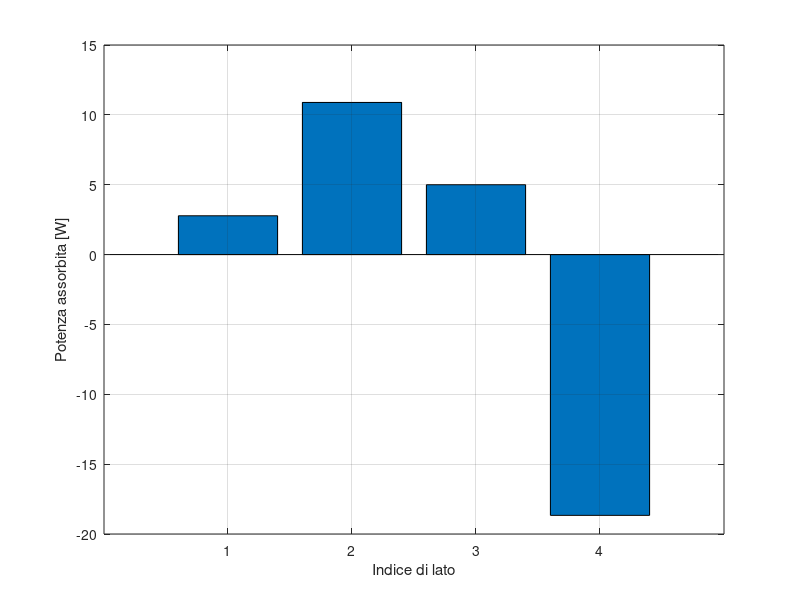
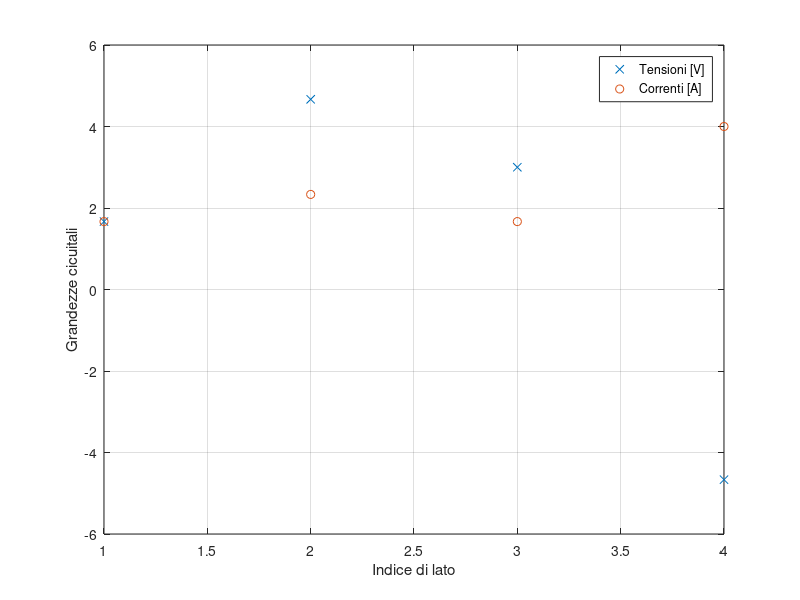

The MATLAB script that drew these images, in order:
% Laboratorio di circuiti elettrici
% Esercizio 1
% Fabio Villone 15/3/2018

R1=1;R2=2;E3=3;J4=4; % dati dei bipoli
n=3; elle=4; % parametri topologici

% matrice di incidenza ridotta
A=[...
    -1 0 1 0
    1 1 0 -1];

% matrice di incidenza maglia-lato
B=[...
    1 0 1 1
    0 1 0 1];

% caratteristica
M=[...
    -R1 0 0 0
    0 -R2 0 0
    0 0 0 0
    0 0 0 1
    ];

N=[...
    1 0 0 0
    0 1 0 0
    0 0 1 0
    0 0 0 0
    ];

b=[...
    0
    0
    E3
    J4
];


% matrice di tableau e termine noto
T=[...
    A zeros(n-1,elle)
    zeros(elle-(n-1),elle) B
    M N
    ];

c=[...
    zeros(n-1,1)
    zeros(elle-(n-1),1)
    b
    ];

% soluzione
x=T\c;

i=x(1:elle);
v=x(elle+1:end);

% potenze
P=v.*i;
Ptot1=v.'*i;
Ptot2=sum(P);

% stampe e postprocessing
fprintf('Potenze assorbite dai bipoli:\n');
for kk=1:elle
    fprintf('P%d = %d\n',kk,P(kk));
end

figure
bar(P)
xlabel('Indice di lato')
ylabel('Potenza assorbita [W]');
grid on

figure
plot(1:elle,v,'x',1:elle,i,'o')
xlabel('Indice di lato')
ylabel('Grandezze cicuitali');
legend('Tensioni [V]','Correnti [A]');
grid on

fprintf('Somma delle potenze assorbite Ptot1=%d W\n',Ptot1)
fprintf('Somma delle potenze assorbite Ptot2=%d W\n',Ptot2)

